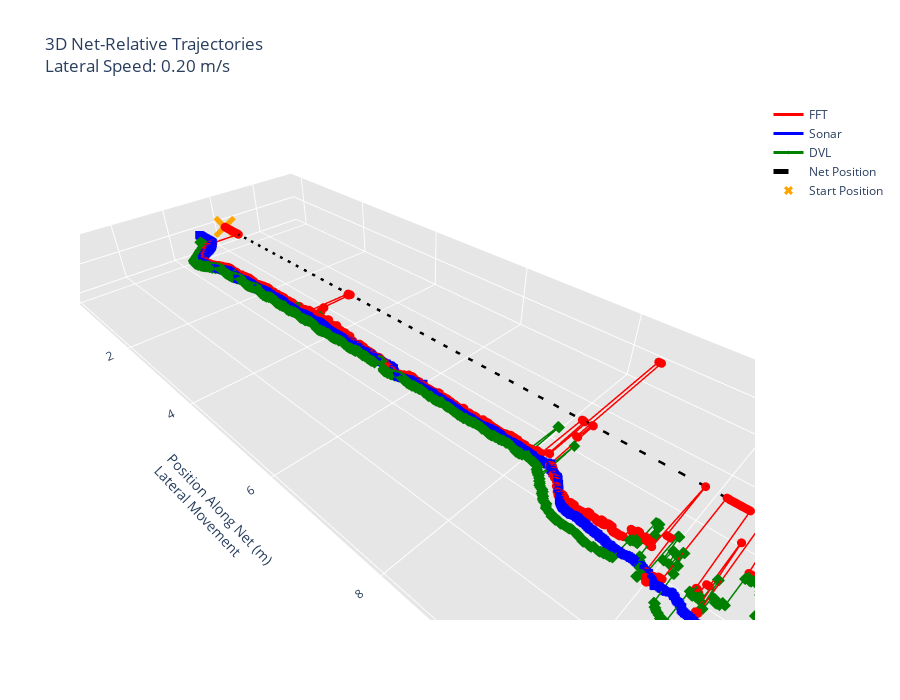
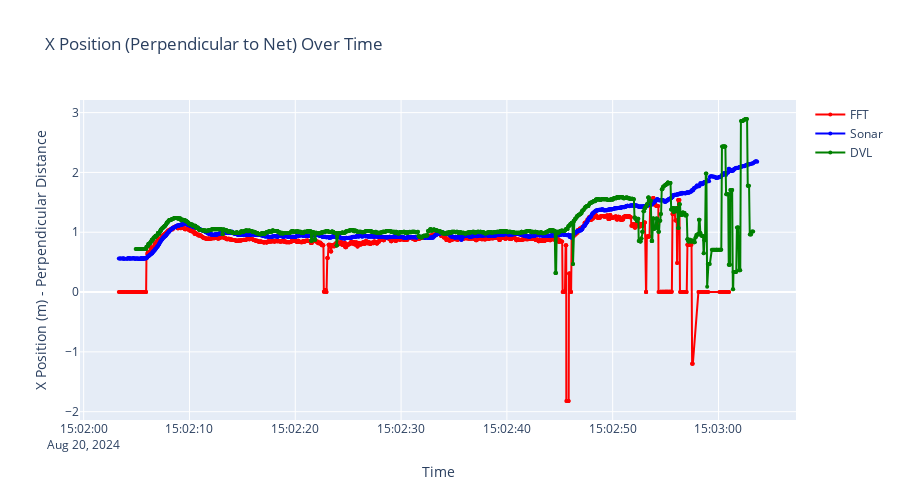
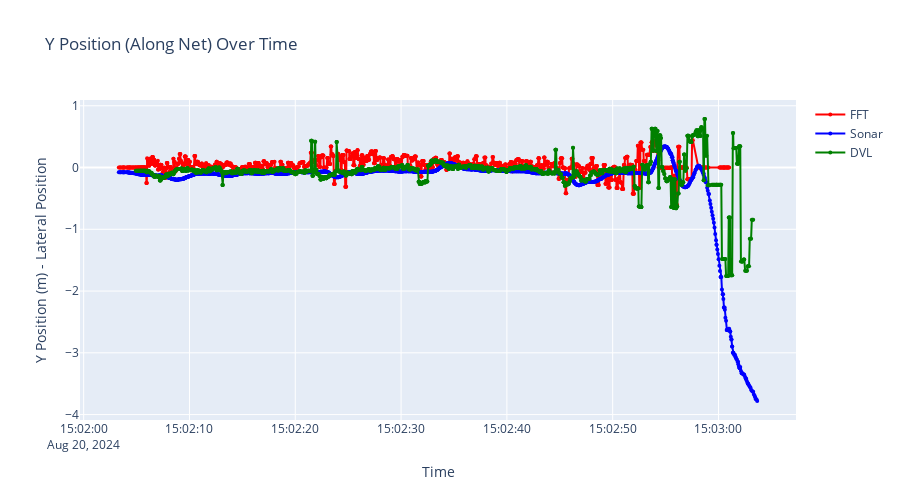

Notebook cell for these charts, in order:
### Markdown cell above
## 7. Net-Relative XY Position Plots

Visualize the robot's trajectory relative to the net plane in XY coordinates from all systems.

### Code cell
# Display XY position plots
if three_sync_df is not None and not three_sync_df.empty and visualizer is not None:
    print("=== DISPLAYING XY POSITION PLOTS ===\n")
    
    # Check which XY columns are available
    has_sonar_xy = 'sonar_x' in three_sync_df.columns and 'sonar_y' in three_sync_df.columns
    has_dvl_xy = 'dvl_x' in three_sync_df.columns and 'dvl_y' in three_sync_df.columns
    has_fft_xy = 'fft_x' in three_sync_df.columns and 'fft_y' in three_sync_df.columns
    
    available_xy_systems = []
    if has_sonar_xy:
        available_xy_systems.append("Sonar")
    if has_dvl_xy:
        available_xy_systems.append("DVL")
    if has_fft_xy:
        available_xy_systems.append("FFT")
    
    print(f"Systems with XY coordinates: {', '.join(available_xy_systems)}")
    
    if len(available_xy_systems) == 0:
        print("✗ No XY position data available")
        print("  XY coordinates require distance and pitch measurements")
    else:
        # Configure lateral speed (robot moving along net)
        LATERAL_SPEED_M_S = 0.2  # meters per second (adjust based on actual speed)
        
        # Generate 3D XY trajectory plot
        print(f"\nGenerating 3D XY trajectory plot...")
        print(f"  Lateral speed: {LATERAL_SPEED_M_S} m/s")
        try:
            fig_xy = visualizer.plot_xy_trajectories(three_sync_df, lateral_speed_m_s=LATERAL_SPEED_M_S)
            
            if fig_xy is not None:
                # Display the plot inline
                display(fig_xy)
                
                # Save plot
                save_path = PLOTS_DIR / f"{TARGET_BAG}_xy_trajectories_3d.html"
                fig_xy.write_html(str(save_path))
                print(f"✓ Saved: {save_path.name}\n")
            else:
                print("✗ Could not generate XY trajectory plot\n")
                
        except Exception as e:
            print(f"✗ Error generating XY plot: {e}\n")
            import traceback
            traceback.print_exc()
        
        # Generate individual XY component comparison plots if multiple systems available
        if len(available_xy_systems) >= 2:
            print("\nGenerating XY component comparison plots...")
            try:
                # X position comparison (perpendicular distance to net)
                print("\n--- Perpendicular Distance to Net Over Time ---")
                fig_x = visualizer.plot_xy_component_comparison(three_sync_df, component='x')
                if fig_x is not None:
                    display(fig_x)
                    save_path = PLOTS_DIR / f"{TARGET_BAG}_x_position_comparison.html"
                    fig_x.write_html(str(save_path))
                    print(f"✓ X position comparison saved: {save_path.name}\n")
                
                # Y position comparison (lateral position along net)
                print("--- Lateral Position Along Net Over Time ---")
                fig_y = visualizer.plot_xy_component_comparison(three_sync_df, component='y')
                if fig_y is not None:
                    display(fig_y)
                    save_path = PLOTS_DIR / f"{TARGET_BAG}_y_position_comparison.html"
                    fig_y.write_html(str(save_path))
                    print(f"✓ Y position comparison saved: {save_path.name}\n")
                
            except Exception as e:
                print(f"✗ Error generating component plots: {e}")
                import traceback
                traceback.print_exc()
        
        print("✓ XY position plots complete")
        
else:
    print("✗ No synchronized data or visualizer available for XY plots")

### Figure 1 — Plotly figure (JSON) as saved in the notebook; plotly's stock layout.template omitted (floating-point values rounded to 4 significant figures; data arrays with more than 128 entries replaced by an {"elided": "..."} marker saying what was removed)
{"data": [{"line": {"color": "red", "width": 3}, "marker": {"color": "red", "size": 3, "symbol": "circle"}, "mode": "lines+markers", "name": "FFT", "type": "scatter3d", "x": {"elided": "1769 float values"}, "y": {"elided": "1769 float values"}, "z": {"elided": "1769 int values"}}, {"line": {"color": "blue", "width": 3}, "marker": {"color": "blue", "size": 3, "symbol": "square"}, "mode": "lines+markers", "name": "Sonar", "type": "scatter3d", "x": {"elided": "1851 float values"}, "y": {"elided": "1851 float values"}, "z": {"elided": "1851 int values"}}, {"line": {"color": "green", "width": 3}, "marker": {"color": "green", "size": 3, "symbol": "diamond"}, "mode": "lines+markers", "name": "DVL", "type": "scatter3d", "x": {"elided": "1813 float values"}, "y": {"elided": "1813 float values"}, "z": {"elided": "1813 int values"}}, {"line": {"color": "black", "dash": "dash", "width": 5}, "mode": "lines", "name": "Net Position", "type": "scatter3d", "x": [0, 0], "y": [0, 12.07], "z": [0, 0]}, {"marker": {"color": "orange", "size": 8, "symbol": "x"}, "mode": "markers", "name": "Start Position", "type": "scatter3d", "x": [2.363e-06], "y": [0], "z": [0]}], "layout": {"height": 700, "hovermode": "closest", "scene": {"aspectmode": "data", "xaxis": {"backgroundcolor": "rgb(230, 230,230)", "title": {"text": "Distance to Net (m)<br>Perpendicular"}}, "yaxis": {"backgroundcolor": "rgb(230, 230,230)", "title": {"text": "Position Along Net (m)<br>Lateral Movement"}}, "zaxis": {"backgroundcolor": "rgb(230, 230,230)", "title": {"text": "Height (m)"}}}, "showlegend": true, "title": {"text": "3D Net-Relative Trajectories<br>Lateral Speed: 0.20 m/s"}, "width": 900}}

### Figure 2 — Plotly figure (JSON) as saved in the notebook; plotly's stock layout.template omitted (floating-point values rounded to 4 significant figures; data arrays with more than 128 entries replaced by an {"elided": "..."} marker saying what was removed)
{"data": [{"line": {"color": "red", "width": 2}, "marker": {"size": 4}, "mode": "lines+markers", "name": "FFT", "type": "scatter", "x": {"elided": "1769 str values"}, "y": {"elided": "1769 float values"}}, {"line": {"color": "blue", "width": 2}, "marker": {"size": 4}, "mode": "lines+markers", "name": "Sonar", "type": "scatter", "x": {"elided": "1851 str values"}, "y": {"elided": "1851 float values"}}, {"line": {"color": "green", "width": 2}, "marker": {"size": 4}, "mode": "lines+markers", "name": "DVL", "type": "scatter", "x": {"elided": "1813 str values"}, "y": {"elided": "1813 float values"}}], "layout": {"height": 500, "hovermode": "closest", "showlegend": true, "title": {"text": "X Position (Perpendicular to Net) Over Time"}, "xaxis": {"title": {"text": "Time"}}, "yaxis": {"title": {"text": "X Position (m) - Perpendicular Distance"}}}}

### Figure 3 — Plotly figure (JSON) as saved in the notebook; plotly's stock layout.template omitted (floating-point values rounded to 4 significant figures; data arrays with more than 128 entries replaced by an {"elided": "..."} marker saying what was removed)
{"data": [{"line": {"color": "red", "width": 2}, "marker": {"size": 4}, "mode": "lines+markers", "name": "FFT", "type": "scatter", "x": {"elided": "1769 str values"}, "y": {"elided": "1769 float values"}}, {"line": {"color": "blue", "width": 2}, "marker": {"size": 4}, "mode": "lines+markers", "name": "Sonar", "type": "scatter", "x": {"elided": "1851 str values"}, "y": {"elided": "1851 float values"}}, {"line": {"color": "green", "width": 2}, "marker": {"size": 4}, "mode": "lines+markers", "name": "DVL", "type": "scatter", "x": {"elided": "1813 str values"}, "y": {"elided": "1813 float values"}}], "layout": {"height": 500, "hovermode": "closest", "showlegend": true, "title": {"text": "Y Position (Along Net) Over Time"}, "xaxis": {"title": {"text": "Time"}}, "yaxis": {"title": {"text": "Y Position (m) - Lateral Position"}}}}
